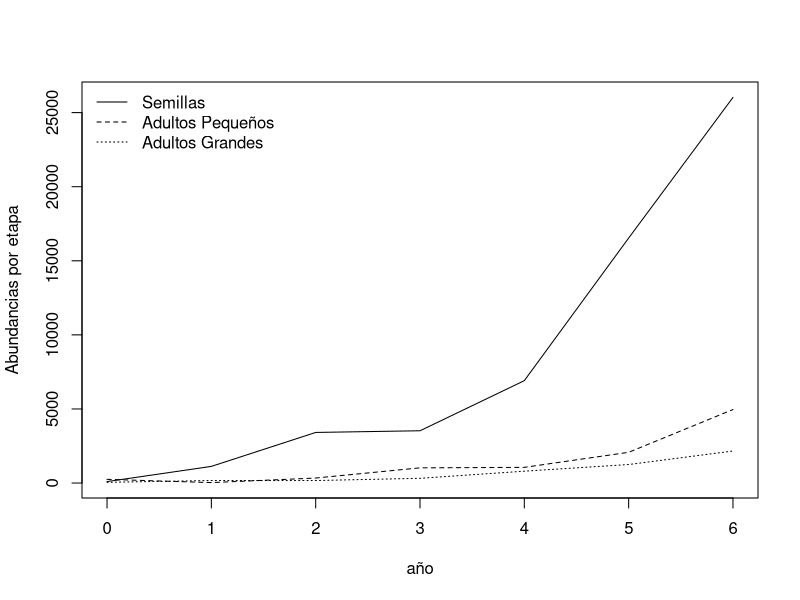

Here is the R script that generated this plot:
#  	Poblaciones con Estructura por Etapas

# Se crea una matriz de transición “A”:

A <- matrix(c(0, 0.5, 20, NA, 0, 0, 0, 0.5, 0.9), 
            nr = 3, byrow = TRUE) 

A # La matriz construida corresponde con el ejemplo 
# que se está evaluando (salvo la entrada  a21).

A[2,1]<-0.3 # De esta manera se puede modificar una 
# de las entradas de la matriz (en este caso a21). 

A

N0 <- matrix(c(100, 250, 50), ncol = 1) # Se crea un 
# vector con las densidades iniciales.

# Para obtener las densidades por etapa luego de 
# una generación basta con ejecutar la siguiente 
# instrucción:

N1 <- A %*% N0 

N1

# Para simular el paso de varios años se puede 
# utilizar  la siguiente secuencia de 
# instrucciones:

años<-6

N.projec <- matrix(0, nrow = nrow(A), ncol = años + 1) 
# Se crea una matriz con las dimensiones apropiadas 
# para guardar los resultados.

N.projec

N.projec[, 1] <- N0 # Se asignan las densidades
# iniciales a la primera columna.

N.projec

for (i in 1:años) N.projec[, i + 1] <- A %*% N.projec[, i] 
# Este ciclo for simula el crecimiento de la 
# población durante 6 años.

N.projec

matplot(0:años, t(N.projec), type = "l", 
        lty = 1:3,  
        col = 1, 
        ylab = "Abundancias por etapa", 
        xlab = "año")

legend("topleft", legend = c("Semillas", 
                             "Adultos Pequeños", 
                             "Adultos Grandes"),  
       lty = 1:3, col = 1, bty = "n")

# Para realizar un análisis espectral de este 
# sistema se puede ejecutar la siguiente secuencia 
# de instrucciones:

auto.A <- eigen(A) # El comando eigen calcula 
# los autovalores y autovectores de la matriz
# de transición.

auto.A

AutoDominante <- which.max(auto.A[["values"]]) # Esta
# instrucción señala la posición del auto valor 
# dominante.

L1 <- Re(auto.A[["values"]][ AutoDominante]) # Esta  
# instrucción obtiene la parte real del auto valor 
# dominante  (utilizando  la posición que se encontró 
# en el paso anterior).

L1

# Estructura estable:

w <- Re(auto.A[["vectors"]][, AutoDominante]) # Mediante 
# esta instrucción se obtiene el  autovector asociado 
# al autovalor dominante.

DEE <- w/sum(w) # Se divide el autovector asociado al 
# autovalor dominante entre la suma de todas las 
# densidades, esta es la DEE.

round(DEE, 3)*100 # Esta instrucción redondea a 3 
# decimales y transforma los resultados en porcentajes.

#Valor reproductivo:

M <- eigen(t(A)) # Esta instrucción calcula los 
# autovalores de la matriz transpuesta de A

v <- Re(M$vectors[, which.max(Re(M$values))]) # Calcula 
# el autovector asociado al autovalor dominante de la 
# matriz A transpuesta

VR <- v/v[1] # Se expresan los valores  
# (valores reproductivos) en función de la clase 1 

VR

# Análisis de sensibilidad y elasticidad:

vw.s <- v %*% t(w) #  Producto de los vectores 
# de la estructura estable y de los valores 
# reproductivos

(S <- vw.s/as.numeric(v %*% w)) #  Calcula 
# las sensibilidades

Elas <- (A/L1) * S #  Calcula las elasticidades

round(Elas, 3) #  Se redondean
